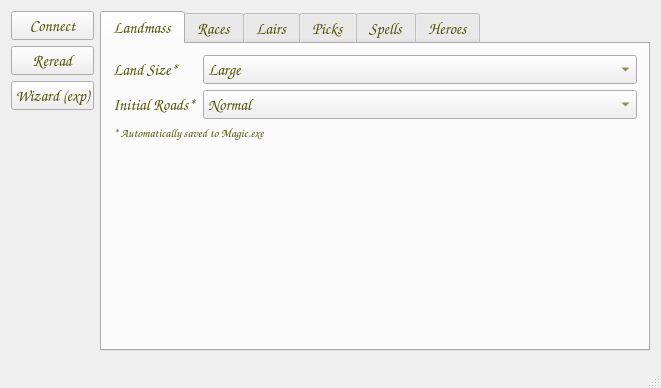
<?xml version="1.0" encoding="UTF-8"?>
<ui version="4.0">
 <class>MainWindow</class>
 <widget class="QMainWindow" name="MainWindow">
  <property name="geometry">
   <rect>
    <x>0</x>
    <y>0</y>
    <width>661</width>
    <height>388</height>
   </rect>
  </property>
  <property name="palette">
   <palette>
    <active>
     <colorrole role="WindowText">
      <brush brushstyle="SolidPattern">
       <color alpha="255">
        <red>80</red>
        <green>80</green>
        <blue>0</blue>
       </color>
      </brush>
     </colorrole>
     <colorrole role="ButtonText">
      <brush brushstyle="SolidPattern">
       <color alpha="255">
        <red>80</red>
        <green>80</green>
        <blue>0</blue>
       </color>
      </brush>
     </colorrole>
    </active>
    <inactive>
     <colorrole role="WindowText">
      <brush brushstyle="SolidPattern">
       <color alpha="255">
        <red>80</red>
        <green>80</green>
        <blue>0</blue>
       </color>
      </brush>
     </colorrole>
     <colorrole role="ButtonText">
      <brush brushstyle="SolidPattern">
       <color alpha="255">
        <red>80</red>
        <green>80</green>
        <blue>0</blue>
       </color>
      </brush>
     </colorrole>
    </inactive>
    <disabled>
     <colorrole role="WindowText">
      <brush brushstyle="SolidPattern">
       <color alpha="255">
        <red>127</red>
        <green>125</green>
        <blue>123</blue>
       </color>
      </brush>
     </colorrole>
     <colorrole role="ButtonText">
      <brush brushstyle="SolidPattern">
       <color alpha="255">
        <red>118</red>
        <green>116</green>
        <blue>108</blue>
       </color>
      </brush>
     </colorrole>
    </disabled>
   </palette>
  </property>
  <property name="font">
   <font>
    <family>URW Chancery L</family>
    <pointsize>12</pointsize>
    <italic>true</italic>
   </font>
  </property>
  <property name="windowTitle">
   <string>MASTER of MAGIC - Customizer</string>
  </property>
  <property name="windowIcon">
   <iconset resource="../../Resources/InteractiveGameTweaker.qrc">
    <normaloff>:/heroes/serena.gif</normaloff>:/heroes/serena.gif</iconset>
  </property>
  <property name="windowOpacity">
   <double>1.000000000000000</double>
  </property>
  <widget class="QWidget" name="centralWidget">
   <layout class="QGridLayout" name="gridLayout">
    <item row="0" column="0">
     <layout class="QVBoxLayout" name="verticalLayout_2">
      <property name="sizeConstraint">
       <enum>QLayout::SetNoConstraint</enum>
      </property>
      <item>
       <widget class="QPushButton" name="pushButton_Connect">
        <property name="sizePolicy">
         <sizepolicy hsizetype="Fixed" vsizetype="Fixed">
          <horstretch>0</horstretch>
          <verstretch>0</verstretch>
         </sizepolicy>
        </property>
        <property name="maximumSize">
         <size>
          <width>200</width>
          <height>16777215</height>
         </size>
        </property>
        <property name="text">
         <string>Connect</string>
        </property>
        <property name="icon">
         <iconset resource="../../Resources/InteractiveGameTweaker.qrc">
          <normaloff>:/heroes/allora.gif</normaloff>:/heroes/allora.gif</iconset>
        </property>
        <property name="iconSize">
         <size>
          <width>32</width>
          <height>32</height>
         </size>
        </property>
       </widget>
      </item>
      <item>
       <widget class="QPushButton" name="pushButton_Reread">
        <property name="sizePolicy">
         <sizepolicy hsizetype="Fixed" vsizetype="Fixed">
          <horstretch>0</horstretch>
          <verstretch>0</verstretch>
         </sizepolicy>
        </property>
        <property name="maximumSize">
         <size>
          <width>200</width>
          <height>16777215</height>
         </size>
        </property>
        <property name="text">
         <string>Reread</string>
        </property>
        <property name="icon">
         <iconset resource="../../Resources/InteractiveGameTweaker.qrc">
          <normaloff>:/heroes/shalla.gif</normaloff>:/heroes/shalla.gif</iconset>
        </property>
        <property name="iconSize">
         <size>
          <width>32</width>
          <height>32</height>
         </size>
        </property>
       </widget>
      </item>
      <item>
       <widget class="QPushButton" name="pushButton_Wizard">
        <property name="sizePolicy">
         <sizepolicy hsizetype="Fixed" vsizetype="Fixed">
          <horstretch>0</horstretch>
          <verstretch>0</verstretch>
         </sizepolicy>
        </property>
        <property name="maximumSize">
         <size>
          <width>200</width>
          <height>16777215</height>
         </size>
        </property>
        <property name="text">
         <string>Wizard (exp)</string>
        </property>
        <property name="iconSize">
         <size>
          <width>32</width>
          <height>32</height>
         </size>
        </property>
       </widget>
      </item>
      <item>
       <spacer name="verticalSpacer">
        <property name="orientation">
         <enum>Qt::Vertical</enum>
        </property>
        <property name="sizeHint" stdset="0">
         <size>
          <width>0</width>
          <height>0</height>
         </size>
        </property>
       </spacer>
      </item>
     </layout>
    </item>
    <item row="0" column="1">
     <widget class="QTabWidget" name="tabWidget">
      <property name="currentIndex">
       <number>0</number>
      </property>
      <widget class="QWidget" name="tab_Landmass">
       <attribute name="icon">
        <iconset resource="../../Resources/InteractiveGameTweaker.qrc">
         <normaloff>:/heroes/rakir.gif</normaloff>:/heroes/rakir.gif</iconset>
       </attribute>
       <attribute name="title">
        <string>Landmass</string>
       </attribute>
       <layout class="QFormLayout" name="formLayout_2">
        <property name="fieldGrowthPolicy">
         <enum>QFormLayout::AllNonFixedFieldsGrow</enum>
        </property>
        <item row="0" column="0">
         <widget class="QLabel" name="label">
          <property name="text">
           <string>Land Size*</string>
          </property>
         </widget>
        </item>
        <item row="0" column="1">
         <widget class="QComboBox" name="comboBox_LandSize">
          <property name="currentIndex">
           <number>2</number>
          </property>
          <item>
           <property name="text">
            <string>Small</string>
           </property>
          </item>
          <item>
           <property name="text">
            <string>Medium</string>
           </property>
          </item>
          <item>
           <property name="text">
            <string>Large</string>
           </property>
          </item>
          <item>
           <property name="text">
            <string>Huge</string>
           </property>
          </item>
          <item>
           <property name="text">
            <string>Pantagruel</string>
           </property>
          </item>
          <item>
           <property name="text">
            <string>Random</string>
           </property>
          </item>
         </widget>
        </item>
        <item row="1" column="0">
         <widget class="QLabel" name="label_11">
          <property name="text">
           <string>Initial Roads*</string>
          </property>
         </widget>
        </item>
        <item row="1" column="1">
         <widget class="QComboBox" name="comboBox_InitialRoads">
          <property name="currentIndex">
           <number>2</number>
          </property>
          <item>
           <property name="text">
            <string>None</string>
           </property>
          </item>
          <item>
           <property name="text">
            <string>Short</string>
           </property>
          </item>
          <item>
           <property name="text">
            <string>Normal</string>
           </property>
          </item>
          <item>
           <property name="text">
            <string>Long</string>
           </property>
          </item>
          <item>
           <property name="text">
            <string>Random</string>
           </property>
          </item>
         </widget>
        </item>
        <item row="2" column="0" colspan="2">
         <widget class="QLabel" name="label_17">
          <property name="font">
           <font>
            <pointsize>9</pointsize>
           </font>
          </property>
          <property name="text">
           <string>* Automatically saved to Magic.exe</string>
          </property>
          <property name="textFormat">
           <enum>Qt::PlainText</enum>
          </property>
         </widget>
        </item>
       </layout>
      </widget>
      <widget class="QWidget" name="tab_Races">
       <attribute name="icon">
        <iconset resource="../../Resources/InteractiveGameTweaker.qrc">
         <normaloff>:/wizards/Sharee.gif</normaloff>:/wizards/Sharee.gif</iconset>
       </attribute>
       <attribute name="title">
        <string>Races</string>
       </attribute>
       <widget class="QListWidget" name="listWidget">
        <property name="enabled">
         <bool>false</bool>
        </property>
        <property name="geometry">
         <rect>
          <x>10</x>
          <y>40</y>
          <width>511</width>
          <height>261</height>
         </rect>
        </property>
        <property name="isWrapping" stdset="0">
         <bool>true</bool>
        </property>
        <property name="gridSize">
         <size>
          <width>160</width>
          <height>26</height>
         </size>
        </property>
        <item>
         <property name="text">
          <string>Amazons</string>
         </property>
         <property name="checkState">
          <enum>Unchecked</enum>
         </property>
         <property name="icon">
          <iconset>
           <normaloff>../MoMTweaker/AmazonianArchers.gif</normaloff>../MoMTweaker/AmazonianArchers.gif</iconset>
         </property>
        </item>
        <item>
         <property name="text">
          <string>Barbarians</string>
         </property>
         <property name="checkState">
          <enum>Checked</enum>
         </property>
         <property name="icon">
          <iconset resource="../../Resources/InteractiveGameTweaker.qrc">
           <normaloff>:/race/Barbarian.gif</normaloff>:/race/Barbarian.gif</iconset>
         </property>
        </item>
        <item>
         <property name="text">
          <string>Beastmen</string>
         </property>
         <property name="checkState">
          <enum>Checked</enum>
         </property>
         <property name="icon">
          <iconset resource="../../Resources/InteractiveGameTweaker.qrc">
           <normaloff>:/race/Beastmen.gif</normaloff>:/race/Beastmen.gif</iconset>
         </property>
        </item>
        <item>
         <property name="text">
          <string>Centaurs</string>
         </property>
         <property name="checkState">
          <enum>Unchecked</enum>
         </property>
        </item>
        <item>
         <property name="text">
          <string>Dark Elf</string>
         </property>
         <property name="checkState">
          <enum>Checked</enum>
         </property>
         <property name="icon">
          <iconset resource="../../Resources/InteractiveGameTweaker.qrc">
           <normaloff>:/race/Dark Elf.gif</normaloff>:/race/Dark Elf.gif</iconset>
         </property>
        </item>
        <item>
         <property name="text">
          <string>Draconian</string>
         </property>
         <property name="checkState">
          <enum>Checked</enum>
         </property>
         <property name="icon">
          <iconset resource="../../Resources/InteractiveGameTweaker.qrc">
           <normaloff>:/race/Draconian.gif</normaloff>:/race/Draconian.gif</iconset>
         </property>
        </item>
        <item>
         <property name="text">
          <string>Dwarven</string>
         </property>
         <property name="checkState">
          <enum>Checked</enum>
         </property>
         <property name="icon">
          <iconset resource="../../Resources/InteractiveGameTweaker.qrc">
           <normaloff>:/race/Dwarven.gif</normaloff>:/race/Dwarven.gif</iconset>
         </property>
        </item>
        <item>
         <property name="text">
          <string>Free Men</string>
         </property>
         <property name="checkState">
          <enum>Unchecked</enum>
         </property>
        </item>
        <item>
         <property name="text">
          <string>Gnoll</string>
         </property>
         <property name="checkState">
          <enum>Checked</enum>
         </property>
         <property name="icon">
          <iconset resource="../../Resources/InteractiveGameTweaker.qrc">
           <normaloff>:/race/Gnoll.gif</normaloff>:/race/Gnoll.gif</iconset>
         </property>
        </item>
        <item>
         <property name="text">
          <string>Gnomes</string>
         </property>
         <property name="checkState">
          <enum>Unchecked</enum>
         </property>
        </item>
        <item>
         <property name="text">
          <string>Goblins</string>
         </property>
         <property name="checkState">
          <enum>Unchecked</enum>
         </property>
        </item>
        <item>
         <property name="text">
          <string>Halfling</string>
         </property>
         <property name="checkState">
          <enum>Checked</enum>
         </property>
         <property name="icon">
          <iconset resource="../../Resources/InteractiveGameTweaker.qrc">
           <normaloff>:/race/Halfling.gif</normaloff>:/race/Halfling.gif</iconset>
         </property>
        </item>
        <item>
         <property name="text">
          <string>High Elf</string>
         </property>
         <property name="checkState">
          <enum>Checked</enum>
         </property>
         <property name="icon">
          <iconset resource="../../Resources/InteractiveGameTweaker.qrc">
           <normaloff>:/race/High Elf.gif</normaloff>:/race/High Elf.gif</iconset>
         </property>
        </item>
        <item>
         <property name="text">
          <string>High_Men</string>
         </property>
         <property name="checkState">
          <enum>Checked</enum>
         </property>
         <property name="icon">
          <iconset resource="../../Resources/InteractiveGameTweaker.qrc">
           <normaloff>:/race/High Men.gif</normaloff>:/race/High Men.gif</iconset>
         </property>
        </item>
        <item>
         <property name="text">
          <string>Ogres</string>
         </property>
         <property name="checkState">
          <enum>Unchecked</enum>
         </property>
        </item>
        <item>
         <property name="text">
          <string>Klackon</string>
         </property>
         <property name="checkState">
          <enum>Checked</enum>
         </property>
         <property name="icon">
          <iconset resource="../../Resources/InteractiveGameTweaker.qrc">
           <normaloff>:/race/Klackon.gif</normaloff>:/race/Klackon.gif</iconset>
         </property>
        </item>
        <item>
         <property name="text">
          <string>Kobolds</string>
         </property>
         <property name="checkState">
          <enum>Unchecked</enum>
         </property>
        </item>
        <item>
         <property name="text">
          <string>Lizardman</string>
         </property>
         <property name="checkState">
          <enum>Checked</enum>
         </property>
         <property name="icon">
          <iconset resource="../../Resources/InteractiveGameTweaker.qrc">
           <normaloff>:/race/Lizardman.gif</normaloff>:/race/Lizardman.gif</iconset>
         </property>
        </item>
        <item>
         <property name="text">
          <string>Nomad</string>
         </property>
         <property name="checkState">
          <enum>Checked</enum>
         </property>
         <property name="icon">
          <iconset resource="../../Resources/InteractiveGameTweaker.qrc">
           <normaloff>:/race/Nomad.gif</normaloff>:/race/Nomad.gif</iconset>
         </property>
        </item>
        <item>
         <property name="text">
          <string>Orc</string>
         </property>
         <property name="checkState">
          <enum>Checked</enum>
         </property>
         <property name="icon">
          <iconset resource="../../Resources/InteractiveGameTweaker.qrc">
           <normaloff>:/race/Orc.gif</normaloff>:/race/Orc.gif</iconset>
         </property>
        </item>
        <item>
         <property name="text">
          <string>Sylvans</string>
         </property>
         <property name="checkState">
          <enum>Unchecked</enum>
         </property>
        </item>
        <item>
         <property name="text">
          <string>Troll</string>
         </property>
         <property name="checkState">
          <enum>Checked</enum>
         </property>
         <property name="icon">
          <iconset resource="../../Resources/InteractiveGameTweaker.qrc">
           <normaloff>:/race/Troll.gif</normaloff>:/race/Troll.gif</iconset>
         </property>
        </item>
       </widget>
       <widget class="QLabel" name="label_19">
        <property name="geometry">
         <rect>
          <x>10</x>
          <y>10</y>
          <width>181</width>
          <height>21</height>
         </rect>
        </property>
        <property name="text">
         <string>Races in the game (total 13)</string>
        </property>
       </widget>
      </widget>
      <widget class="QWidget" name="tab_Lairs">
       <attribute name="icon">
        <iconset resource="../../Resources/InteractiveGameTweaker.qrc">
         <normaloff>:/heroes/marcus.gif</normaloff>:/heroes/marcus.gif</iconset>
       </attribute>
       <attribute name="title">
        <string>Lairs</string>
       </attribute>
       <layout class="QFormLayout" name="formLayout">
        <item row="0" column="0">
         <widget class="QLabel" name="label_6">
          <property name="enabled">
           <bool>false</bool>
          </property>
          <property name="text">
           <string>Nr Towers</string>
          </property>
         </widget>
        </item>
        <item row="0" column="1">
         <widget class="QComboBox" name="comboBox_NrTowers">
          <property name="enabled">
           <bool>false</bool>
          </property>
          <property name="currentIndex">
           <number>1</number>
          </property>
          <item>
           <property name="text">
            <string>None</string>
           </property>
          </item>
          <item>
           <property name="text">
            <string>Max (6)</string>
           </property>
          </item>
          <item>
           <property name="text">
            <string>Random</string>
           </property>
          </item>
         </widget>
        </item>
        <item row="1" column="0">
         <widget class="QLabel" name="label_5">
          <property name="enabled">
           <bool>false</bool>
          </property>
          <property name="text">
           <string>Nr Nodes</string>
          </property>
         </widget>
        </item>
        <item row="1" column="1">
         <widget class="QComboBox" name="comboBox_NrNodes">
          <property name="enabled">
           <bool>false</bool>
          </property>
          <property name="currentIndex">
           <number>1</number>
          </property>
          <item>
           <property name="text">
            <string>None</string>
           </property>
          </item>
          <item>
           <property name="text">
            <string>Max (30)</string>
           </property>
          </item>
          <item>
           <property name="text">
            <string>Random</string>
           </property>
          </item>
         </widget>
        </item>
        <item row="2" column="0">
         <widget class="QLabel" name="label_4">
          <property name="enabled">
           <bool>false</bool>
          </property>
          <property name="text">
           <string>Nr Normal lairs</string>
          </property>
         </widget>
        </item>
        <item row="2" column="1">
         <widget class="QComboBox" name="comboBox_NrNormalLairs">
          <property name="enabled">
           <bool>false</bool>
          </property>
          <property name="currentIndex">
           <number>1</number>
          </property>
          <item>
           <property name="text">
            <string>None</string>
           </property>
          </item>
          <item>
           <property name="text">
            <string>Max (25)</string>
           </property>
          </item>
          <item>
           <property name="text">
            <string>Random</string>
           </property>
          </item>
         </widget>
        </item>
        <item row="3" column="0">
         <widget class="QLabel" name="label_9">
          <property name="text">
           <string>Monster strength*</string>
          </property>
         </widget>
        </item>
        <item row="3" column="1">
         <widget class="QComboBox" name="comboBox_NormalLairMonsterStrength">
          <property name="currentIndex">
           <number>1</number>
          </property>
          <item>
           <property name="text">
            <string>Weaker</string>
           </property>
          </item>
          <item>
           <property name="text">
            <string>Normal</string>
           </property>
          </item>
          <item>
           <property name="text">
            <string>Stronger</string>
           </property>
          </item>
          <item>
           <property name="text">
            <string>Random</string>
           </property>
          </item>
         </widget>
        </item>
        <item row="4" column="0">
         <widget class="QLabel" name="label_7">
          <property name="enabled">
           <bool>false</bool>
          </property>
          <property name="text">
           <string>Nr Weak lairs</string>
          </property>
         </widget>
        </item>
        <item row="4" column="1">
         <widget class="QComboBox" name="comboBox_NrWeakLairs">
          <property name="enabled">
           <bool>false</bool>
          </property>
          <property name="currentIndex">
           <number>1</number>
          </property>
          <item>
           <property name="text">
            <string>None</string>
           </property>
          </item>
          <item>
           <property name="text">
            <string>Max (32)</string>
           </property>
          </item>
          <item>
           <property name="text">
            <string>Random</string>
           </property>
          </item>
         </widget>
        </item>
        <item row="5" column="0">
         <widget class="QLabel" name="label_10">
          <property name="text">
           <string>Monster strength*</string>
          </property>
         </widget>
        </item>
        <item row="5" column="1">
         <widget class="QComboBox" name="comboBox_WeakLairMonsterStrength">
          <property name="currentIndex">
           <number>0</number>
          </property>
          <item>
           <property name="text">
            <string>Weak</string>
           </property>
          </item>
          <item>
           <property name="text">
            <string>Normal</string>
           </property>
          </item>
          <item>
           <property name="text">
            <string>Strong</string>
           </property>
          </item>
          <item>
           <property name="text">
            <string>Random</string>
           </property>
          </item>
         </widget>
        </item>
        <item row="6" column="0">
         <widget class="QLabel" name="label_8">
          <property name="text">
           <string>Nr Monsters*</string>
          </property>
         </widget>
        </item>
        <item row="6" column="1">
         <widget class="QComboBox" name="comboBox_NrMonsters">
          <property name="currentIndex">
           <number>1</number>
          </property>
          <item>
           <property name="text">
            <string>Fewer but stronger</string>
           </property>
          </item>
          <item>
           <property name="text">
            <string>Normal</string>
           </property>
          </item>
          <item>
           <property name="text">
            <string>More but weaker</string>
           </property>
          </item>
          <item>
           <property name="text">
            <string>Random</string>
           </property>
          </item>
         </widget>
        </item>
        <item row="7" column="0" colspan="2">
         <widget class="QLabel" name="label_18">
          <property name="font">
           <font>
            <pointsize>9</pointsize>
           </font>
          </property>
          <property name="text">
           <string>* Automatically saved to Magic.exe</string>
          </property>
          <property name="textFormat">
           <enum>Qt::PlainText</enum>
          </property>
         </widget>
        </item>
       </layout>
      </widget>
      <widget class="QWidget" name="tab_Picks">
       <attribute name="icon">
        <iconset resource="../../Resources/InteractiveGameTweaker.qrc">
         <normaloff>:/heroes/mystic_x.gif</normaloff>:/heroes/mystic_x.gif</iconset>
       </attribute>
       <attribute name="title">
        <string>Picks</string>
       </attribute>
       <widget class="QPushButton" name="pushButton_SaveWizardTypes">
        <property name="enabled">
         <bool>false</bool>
        </property>
        <property name="geometry">
         <rect>
          <x>240</x>
          <y>260</y>
          <width>200</width>
          <height>42</height>
         </rect>
        </property>
        <property name="sizePolicy">
         <sizepolicy hsizetype="Fixed" vsizetype="Fixed">
          <horstretch>0</horstretch>
          <verstretch>0</verstretch>
         </sizepolicy>
        </property>
        <property name="maximumSize">
         <size>
          <width>200</width>
          <height>16777215</height>
         </size>
        </property>
        <property name="text">
         <string>Save to Magic.exe</string>
        </property>
        <property name="icon">
         <iconset resource="../../Resources/InteractiveGameTweaker.qrc">
          <normaloff>:/heroes/greyfar.gif</normaloff>:/heroes/greyfar.gif</iconset>
        </property>
        <property name="iconSize">
         <size>
          <width>32</width>
          <height>32</height>
         </size>
        </property>
       </widget>
       <widget class="QWidget" name="layoutWidget">
        <property name="geometry">
         <rect>
          <x>9</x>
          <y>9</y>
          <width>215</width>
          <height>292</height>
         </rect>
        </property>
        <layout class="QFormLayout" name="formLayout_3">
         <item row="0" column="0" colspan="2">
          <widget class="QComboBox" name="comboBox_Wizard">
           <item>
            <property name="text">
             <string>Merlin</string>
            </property>
            <property name="icon">
             <iconset resource="../../Resources/InteractiveGameTweaker.qrc">
              <normaloff>:/wizards/Merlin.gif</normaloff>:/wizards/Merlin.gif</iconset>
            </property>
           </item>
           <item>
            <property name="text">
             <string>Raven</string>
            </property>
            <property name="icon">
             <iconset resource="../../Resources/InteractiveGameTweaker.qrc">
              <normaloff>:/wizards/Raven.gif</normaloff>:/wizards/Raven.gif</iconset>
            </property>
           </item>
           <item>
            <property name="text">
             <string>Sharee</string>
            </property>
            <property name="icon">
             <iconset resource="../../Resources/InteractiveGameTweaker.qrc">
              <normaloff>:/wizards/Sharee.gif</normaloff>:/wizards/Sharee.gif</iconset>
            </property>
           </item>
           <item>
            <property name="text">
             <string>Lo Pan</string>
            </property>
            <property name="icon">
             <iconset resource="../../Resources/InteractiveGameTweaker.qrc">
              <normaloff>:/wizards/Lo Pan.gif</normaloff>:/wizards/Lo Pan.gif</iconset>
            </property>
           </item>
           <item>
            <property name="text">
             <string>Jafar</string>
            </property>
            <property name="icon">
             <iconset resource="../../Resources/InteractiveGameTweaker.qrc">
              <normaloff>:/wizards/Jafar.gif</normaloff>:/wizards/Jafar.gif</iconset>
            </property>
           </item>
           <item>
            <property name="text">
             <string>Oberic</string>
            </property>
            <property name="icon">
             <iconset resource="../../Resources/InteractiveGameTweaker.qrc">
              <normaloff>:/wizards/Oberic.gif</normaloff>:/wizards/Oberic.gif</iconset>
            </property>
           </item>
           <item>
            <property name="text">
             <string>Rjak</string>
            </property>
            <property name="icon">
             <iconset resource="../../Resources/InteractiveGameTweaker.qrc">
              <normaloff>:/wizards/Rjak.gif</normaloff>:/wizards/Rjak.gif</iconset>
            </property>
           </item>
           <item>
            <property name="text">
             <string>Sss'ra</string>
            </property>
            <property name="icon">
             <iconset resource="../../Resources/InteractiveGameTweaker.qrc">
              <normaloff>:/wizards/Sssra.gif</normaloff>:/wizards/Sssra.gif</iconset>
            </property>
           </item>
           <item>
            <property name="text">
             <string>Tauron</string>
            </property>
            <property name="icon">
             <iconset resource="../../Resources/InteractiveGameTweaker.qrc">
              <normaloff>:/wizards/Tauron.gif</normaloff>:/wizards/Tauron.gif</iconset>
            </property>
           </item>
           <item>
            <property name="text">
             <string>Freya</string>
            </property>
            <property name="icon">
             <iconset resource="../../Resources/InteractiveGameTweaker.qrc">
              <normaloff>:/wizards/Freya.gif</normaloff>:/wizards/Freya.gif</iconset>
            </property>
           </item>
           <item>
            <property name="text">
             <string>Horus</string>
            </property>
            <property name="icon">
             <iconset resource="../../Resources/InteractiveGameTweaker.qrc">
              <normaloff>:/wizards/Horus.gif</normaloff>:/wizards/Horus.gif</iconset>
            </property>
           </item>
           <item>
            <property name="text">
             <string>Ariel</string>
            </property>
            <property name="icon">
             <iconset resource="../../Resources/InteractiveGameTweaker.qrc">
              <normaloff>:/wizards/Ariel.gif</normaloff>:/wizards/Ariel.gif</iconset>
            </property>
           </item>
           <item>
            <property name="text">
             <string>Tlaloc</string>
            </property>
            <property name="icon">
             <iconset resource="../../Resources/InteractiveGameTweaker.qrc">
              <normaloff>:/wizards/Tlaloc.gif</normaloff>:/wizards/Tlaloc.gif</iconset>
            </property>
           </item>
           <item>
            <property name="text">
             <string>Kali</string>
            </property>
            <property name="icon">
             <iconset resource="../../Resources/InteractiveGameTweaker.qrc">
              <normaloff>:/wizards/Kali.gif</normaloff>:/wizards/Kali.gif</iconset>
            </property>
           </item>
           <item>
            <property name="text">
             <string>Custom</string>
            </property>
           </item>
          </widget>
         </item>
         <item row="1" column="0">
          <widget class="QLabel" name="label_2">
           <property name="text">
            <string>Name</string>
           </property>
          </widget>
         </item>
         <item row="1" column="1">
          <widget class="QLineEdit" name="lineEdit_Name"/>
         </item>
         <item row="2" column="0">
          <widget class="QLabel" name="label_3">
           <property name="text">
            <string>Life books</string>
           </property>
          </widget>
         </item>
         <item row="2" column="1">
          <widget class="QLineEdit" name="lineEdit_Life"/>
         </item>
         <item row="3" column="0">
          <widget class="QLabel" name="label_12">
           <property name="text">
            <string>Death books</string>
           </property>
          </widget>
         </item>
         <item row="3" column="1">
          <widget class="QLineEdit" name="lineEdit_Death"/>
         </item>
         <item row="4" column="0">
          <widget class="QLabel" name="label_14">
           <property name="text">
            <string>Chaos books</string>
           </property>
          </widget>
         </item>
         <item row="4" column="1">
          <widget class="QLineEdit" name="lineEdit_Chaos"/>
         </item>
         <item row="5" column="0">
          <widget class="QLabel" name="label_15">
           <property name="text">
            <string>Nature books</string>
           </property>
          </widget>
         </item>
         <item row="5" column="1">
          <widget class="QLineEdit" name="lineEdit_Nature"/>
         </item>
         <item row="6" column="0">
          <widget class="QLabel" name="label_16">
           <property name="text">
            <string>Sorcery books</string>
           </property>
          </widget>
         </item>
         <item row="6" column="1">
          <widget class="QLineEdit" name="lineEdit_Sorcery"/>
         </item>
         <item row="7" column="0">
          <widget class="QLabel" name="label_13">
           <property name="text">
            <string>Skill</string>
           </property>
          </widget>
         </item>
         <item row="7" column="1">
          <widget class="QComboBox" name="comboBox_WizardSkill">
           <property name="currentIndex">
            <number>0</number>
           </property>
           <item>
            <property name="text">
             <string>None</string>
            </property>
           </item>
          </widget>
         </item>
        </layout>
       </widget>
      </widget>
      <widget class="QWidget" name="tab_Spells">
       <attribute name="icon">
        <iconset resource="../../Resources/InteractiveGameTweaker.qrc">
         <normaloff>:/heroes/aerie.gif</normaloff>:/heroes/aerie.gif</iconset>
       </attribute>
       <attribute name="title">
        <string>Spells</string>
       </attribute>
      </widget>
      <widget class="QWidget" name="tab_Heroes">
       <attribute name="icon">
        <iconset resource="../../Resources/InteractiveGameTweaker.qrc">
         <normaloff>:/heroes/reywind.gif</normaloff>:/heroes/reywind.gif</iconset>
       </attribute>
       <attribute name="title">
        <string>Heroes</string>
       </attribute>
       <widget class="QPushButton" name="pushButton_RandomizeHeroAbilities">
        <property name="geometry">
         <rect>
          <x>9</x>
          <y>9</y>
          <width>188</width>
          <height>34</height>
         </rect>
        </property>
        <property name="text">
         <string>Randomize hero abilities</string>
        </property>
        <property name="icon">
         <iconset resource="../../Resources/InteractiveGameTweaker.qrc">
          <normaloff>:/heroes/mystic_x.gif</normaloff>:/heroes/mystic_x.gif</iconset>
        </property>
       </widget>
      </widget>
     </widget>
    </item>
   </layout>
  </widget>
  <widget class="QStatusBar" name="statusBar"/>
 </widget>
 <layoutdefault spacing="6" margin="11"/>
 <resources>
  <include location="../../Resources/InteractiveGameTweaker.qrc"/>
 </resources>
 <connections>
  <connection>
   <sender>lineEdit_Name</sender>
   <signal>textChanged(QString)</signal>
   <receiver>MainWindow</receiver>
   <slot>slot_WizardType_editingFinished()</slot>
   <hints>
    <hint type="sourcelabel">
     <x>277</x>
     <y>106</y>
    </hint>
    <hint type="destinationlabel">
     <x>293</x>
     <y>193</y>
    </hint>
   </hints>
  </connection>
  <connection>
   <sender>lineEdit_Life</sender>
   <signal>textChanged(QString)</signal>
   <receiver>MainWindow</receiver>
   <slot>slot_WizardType_editingFinished()</slot>
   <hints>
    <hint type="sourcelabel">
     <x>277</x>
     <y>143</y>
    </hint>
    <hint type="destinationlabel">
     <x>293</x>
     <y>193</y>
    </hint>
   </hints>
  </connection>
  <connection>
   <sender>lineEdit_Death</sender>
   <signal>textChanged(QString)</signal>
   <receiver>MainWindow</receiver>
   <slot>slot_WizardType_editingFinished()</slot>
   <hints>
    <hint type="sourcelabel">
     <x>277</x>
     <y>180</y>
    </hint>
    <hint type="destinationlabel">
     <x>293</x>
     <y>193</y>
    </hint>
   </hints>
  </connection>
  <connection>
   <sender>lineEdit_Chaos</sender>
   <signal>textChanged(QString)</signal>
   <receiver>MainWindow</receiver>
   <slot>slot_WizardType_editingFinished()</slot>
   <hints>
    <hint type="sourcelabel">
     <x>277</x>
     <y>217</y>
    </hint>
    <hint type="destinationlabel">
     <x>293</x>
     <y>193</y>
    </hint>
   </hints>
  </connection>
  <connection>
   <sender>lineEdit_Nature</sender>
   <signal>textChanged(QString)</signal>
   <receiver>MainWindow</receiver>
   <slot>slot_WizardType_editingFinished()</slot>
   <hints>
    <hint type="sourcelabel">
     <x>277</x>
     <y>254</y>
    </hint>
    <hint type="destinationlabel">
     <x>293</x>
     <y>193</y>
    </hint>
   </hints>
  </connection>
  <connection>
   <sender>lineEdit_Sorcery</sender>
   <signal>textChanged(QString)</signal>
   <receiver>MainWindow</receiver>
   <slot>slot_WizardType_editingFinished()</slot>
   <hints>
    <hint type="sourcelabel">
     <x>277</x>
     <y>291</y>
    </hint>
    <hint type="destinationlabel">
     <x>293</x>
     <y>193</y>
    </hint>
   </hints>
  </connection>
  <connection>
   <sender>comboBox_WizardSkill</sender>
   <signal>currentIndexChanged(int)</signal>
   <receiver>MainWindow</receiver>
   <slot>slot_WizardType_editingFinished()</slot>
   <hints>
    <hint type="sourcelabel">
     <x>277</x>
     <y>328</y>
    </hint>
    <hint type="destinationlabel">
     <x>293</x>
     <y>193</y>
    </hint>
   </hints>
  </connection>
 </connections>
 <slots>
  <slot>on_timer()</slot>
  <slot>slot_WizardType_editingFinished()</slot>
 </slots>
</ui>
